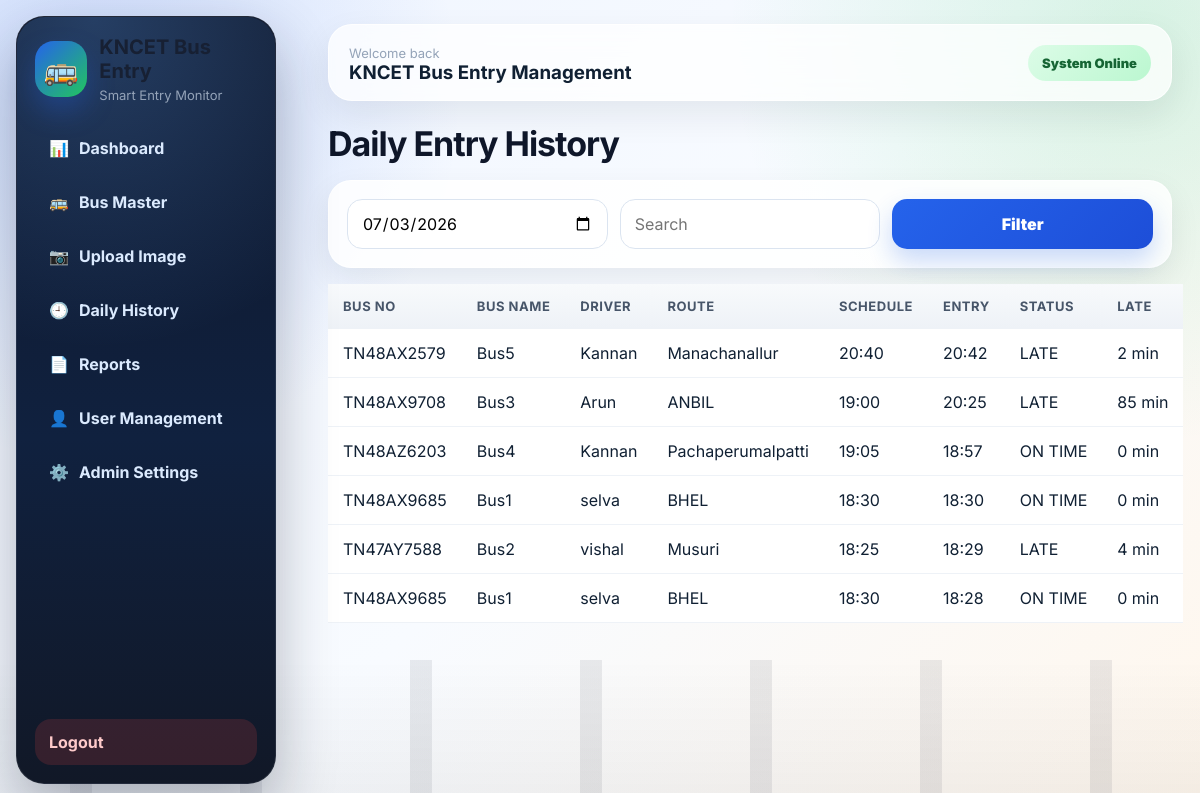
Screenshot of /history (signed in) with the database file from the repository.
### tables this page shows
CREATE TABLE entry_logs (
        id INTEGER PRIMARY KEY AUTOINCREMENT,
        bus_id INTEGER,
        bus_number TEXT NOT NULL,
        bus_name TEXT,
        driver_name TEXT,
        route_name TEXT,
        scheduled_entry_time TEXT,
        actual_entry_time TEXT,
        actual_exit_time TEXT,
        entry_status TEXT,
        late_minutes INTEGER DEFAULT 0,
        bus_status TEXT DEFAULT 'INSIDE',
        image_path TEXT,
        log_date TEXT NOT NULL,
        created_at TEXT NOT NULL, entry_type TEXT DEFAULT 'FIRST ENTRY', duplicate_count INTEGER DEFAULT 1,
        FOREIGN KEY(bus_id) REFERENCES buses(id)
    );

### app.py (the view)
@app.route("/history")
@login_required
def history():
    date = request.args.get("date", datetime.now().strftime("%Y-%m-%d"))
    q = request.args.get("q", "")
    data = rows('''SELECT * FROM entry_logs WHERE log_date=? AND (bus_number LIKE ? OR route_name LIKE ? OR entry_status LIKE ?) ORDER BY id DESC''', (date, f"%{q}%", f"%{q}%", f"%{q}%"))
    return render_template("history.html", entries=data, date=date, q=q)

### app.py (called while the page is built)
def login_required(fn):
    @wraps(fn)
    def wrapper(*args, **kwargs):
        if "admin_id" not in session:
            return redirect(url_for("login"))
        return fn(*args, **kwargs)
    return wrapper

def rows(query, params=()):
    conn = get_db(); cur = conn.cursor(); cur.execute(query, params)
    data = [dict(r) for r in cur.fetchall()]
    conn.close(); return data

### database.py (called while the page is built)
def get_db():
    conn = sqlite3.connect(DB_NAME)
    conn.row_factory = sqlite3.Row
    return conn

### templates/history.html
{% extends 'base.html' %}{% block content %}<h1>Daily Entry History</h1><form class="search"><input type="date" name="date" value="{{date}}"><input name="q" value="{{q}}" placeholder="Search"><button>Filter</button></form><table><tr><th>Bus No</th><th>Bus Name</th><th>Driver</th><th>Route</th><th>Schedule</th><th>Entry</th><th>Status</th><th>Late</th></tr>{% for e in entries %}<tr><td>{{e.bus_number}}</td><td>{{e.bus_name or "-"}}</td><td>{{e.driver_name}}</td><td>{{e.route_name}}</td><td>{{e.scheduled_entry_time}}</td><td>{{e.actual_entry_time}}</td><td>{{e.entry_status}}</td><td>{{e.late_minutes}} min</td></tr>{% endfor %}</table>{% endblock %}

### static/css/style.css (style rules this page uses)
* { box-sizing:border-box }
html { scroll-behavior:smooth }
body { margin:0;font-family:Inter,Arial,sans-serif;background:#eef4ff;color:#102033;min-height:100vh;position:relative;overflow-x:hidden }
body:before { content:"";position:fixed;inset:0;z-index:-2;background:radial-gradient(circle at 8% 12%,rgba(37,99,235,.18),transparent 28%),radial-gradient(circle at 95% 4%,rgba(34,197,94,.16),transparent 30%),linear-gradient(135deg,#eef4ff 0%,#f8fbff 52%,#fff7ed 100%) }
body:after { content:"";position:fixed;left:0;right:0;bottom:0;height:140px;z-index:-1;background:linear-gradient(180deg,transparent,rgba(15,23,42,.05)),repeating-linear-gradient(90deg,transparent 0 70px,rgba(15,23,42,.08) 70px 92px,transparent 92px 170px) }
.page-head h1,h1 { font-size:34px;margin:0;color:#0f172a;letter-spacing:-.03em }
table { width:100%;border-collapse:collapse;background:#fff;overflow:hidden }
th,td { padding:14px 15px;border-bottom:1px solid #eef2f7;text-align:left;white-space:nowrap }
th { background:linear-gradient(180deg,#f8fafc,#eef2f7);color:#475569;font-size:13px;text-transform:uppercase;letter-spacing:.04em }
.grid,.search { display:grid;grid-template-columns:repeat(auto-fit,minmax(180px,1fr));gap:12px;background:rgba(255,255,255,.84);padding:18px;border-radius:23px;box-shadow:0 12px 30px rgba(15,23,42,.08);margin:16px 0;border:1px solid rgba(255,255,255,.78) }
input,button,.btn { font:inherit }
input { width:100%;padding:13px 14px;border:1px solid #dbe4f0;border-radius:15px;background:#fff;outline:none;transition:.2s }
button,.btn { background:linear-gradient(135deg,#2563eb,#1d4ed8);color:white;border:0;text-decoration:none;cursor:pointer;padding:13px 17px;border-radius:15px;font-weight:900;box-shadow:0 12px 25px rgba(37,99,235,.24);transition:.2s }

### rows the page displays
entry_logs: bus_number "TN48AX2579", bus_name "Bus5", driver_name "Kannan", route_name "Manachanallur", scheduled_entry_time "20:40", actual_entry_time "20:42", entry_status "LATE", late_minutes "2"
entry_logs: bus_number "TN48AX9708", bus_name "Bus3", driver_name "Arun", route_name "ANBIL", scheduled_entry_time "19:00", actual_entry_time "20:25", entry_status "LATE", late_minutes "85"
entry_logs: bus_number "TN48AZ6203", bus_name "Bus4", driver_name "Kannan", route_name "Pachaperumalpatti", scheduled_entry_time "19:05", actual_entry_time "18:57", entry_status "ON TIME", late_minutes "0"
entry_logs: bus_number "TN48AX9685", bus_name "Bus1", driver_name "selva", route_name "BHEL", scheduled_entry_time "18:30", actual_entry_time "18:30", entry_status "ON TIME", late_minutes "0"
entry_logs: bus_number "TN47AY7588", bus_name "Bus2", driver_name "vishal", route_name "Musuri", scheduled_entry_time "18:25", actual_entry_time "18:29", entry_status "LATE", late_minutes "4"
entry_logs: bus_number "TN48AX9685", bus_name "Bus1", driver_name "selva", route_name "BHEL", scheduled_entry_time "18:30", actual_entry_time "18:28", entry_status "ON TIME", late_minutes "0"
